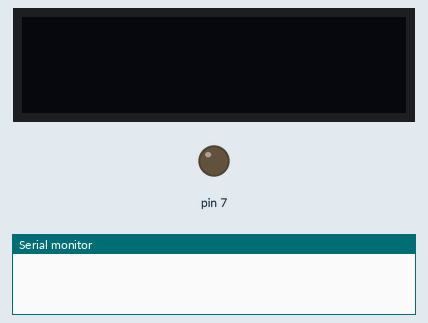
This sketch was run on a simulated Arduino Uno, built with avr-gcc and run on an emulated ATmega328P. Shown: 128×32 one-colour display, output pins drawn as LEDs (lit = HIGH), the last lines printed to the serial monitor. Dashed ring = blinking.

Above: at 1.0 s.
At 2.5 s:
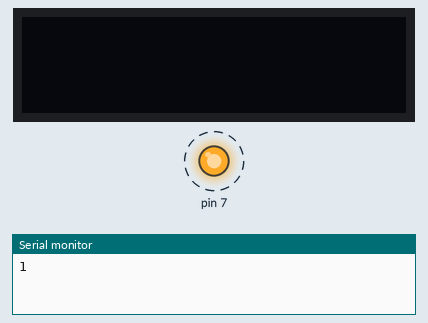
Timing chart, 0 to 4.6 s (numbered marks = the images above):
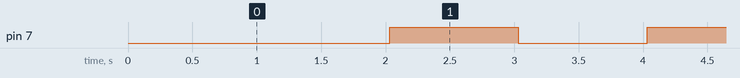

The sketch:

ITC_TimerOne_test.ino
```cpp
#include <SPI.h>
#include <Wire.h>
#include <Adafruit_GFX.h>
#include <Adafruit_SSD1306.h>
#define SCREEN_WIDTH 128
#define SCREEN_HEIGHT 32
#define OLED_RESET -1
Adafruit_SSD1306 OLED(SCREEN_WIDTH, SCREEN_HEIGHT, &Wire, OLED_RESET);

#include <EEPROM.h>
#include <TimerOne.h>

//for sound
#define buzzer 8

#define debounce 500

int h = 12 ;
int m  = 56;
int s = 4;
String state = "OFF";
void setup() {
  OLED.begin(SSD1306_SWITCHCAPVCC, 0x3C);
  OLED.clearDisplay();

  Serial.begin(9600);
  pinMode(7, OUTPUT);


  Timer1.initialize(1000000);
  Timer1.attachInterrupt(blinkRed);//No matter which part of the program's running , if reach to 1 second excute blinkRed().

  OLED.display();
}

int a, b, c;
int testCount = 0;
int lastPress = 0;
void loop() {
  OLED.clearDisplay();
  OLED.setCursor(24, 14);
  OLED.setTextColor(WHITE);
  OLED.setTextSize(2);


  OLED.display();
}

void blinkRed()
{
  if(state == "OFF")
  {
    state = "ON";
    digitalWrite(7,LOW);
  }
  else if(state == "ON")
  {
    state = "OFF";
    testCount += 1 ;
    Serial.print(testCount);
    digitalWrite(7,HIGH);
  }

}

void soundPoint()
{
  //  digitalWrite(buzzer,HIGH);
  //
  //  digitalWrite(buzzer,LOW);
  tone( buzzer, 250, 50);
}
```

Measured:
- by itself, pin 7: alternates HIGH for 1.0 s and LOW for 1.0 s
